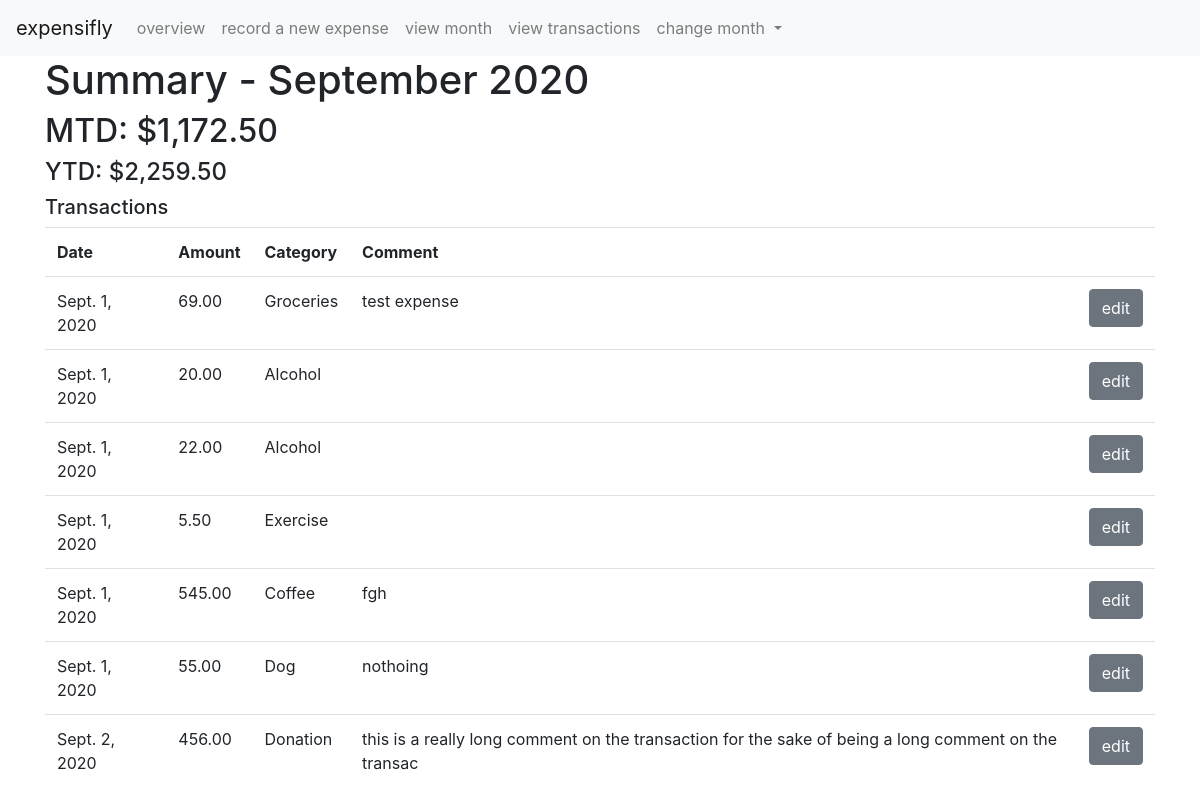
The app's page /view/, older data.
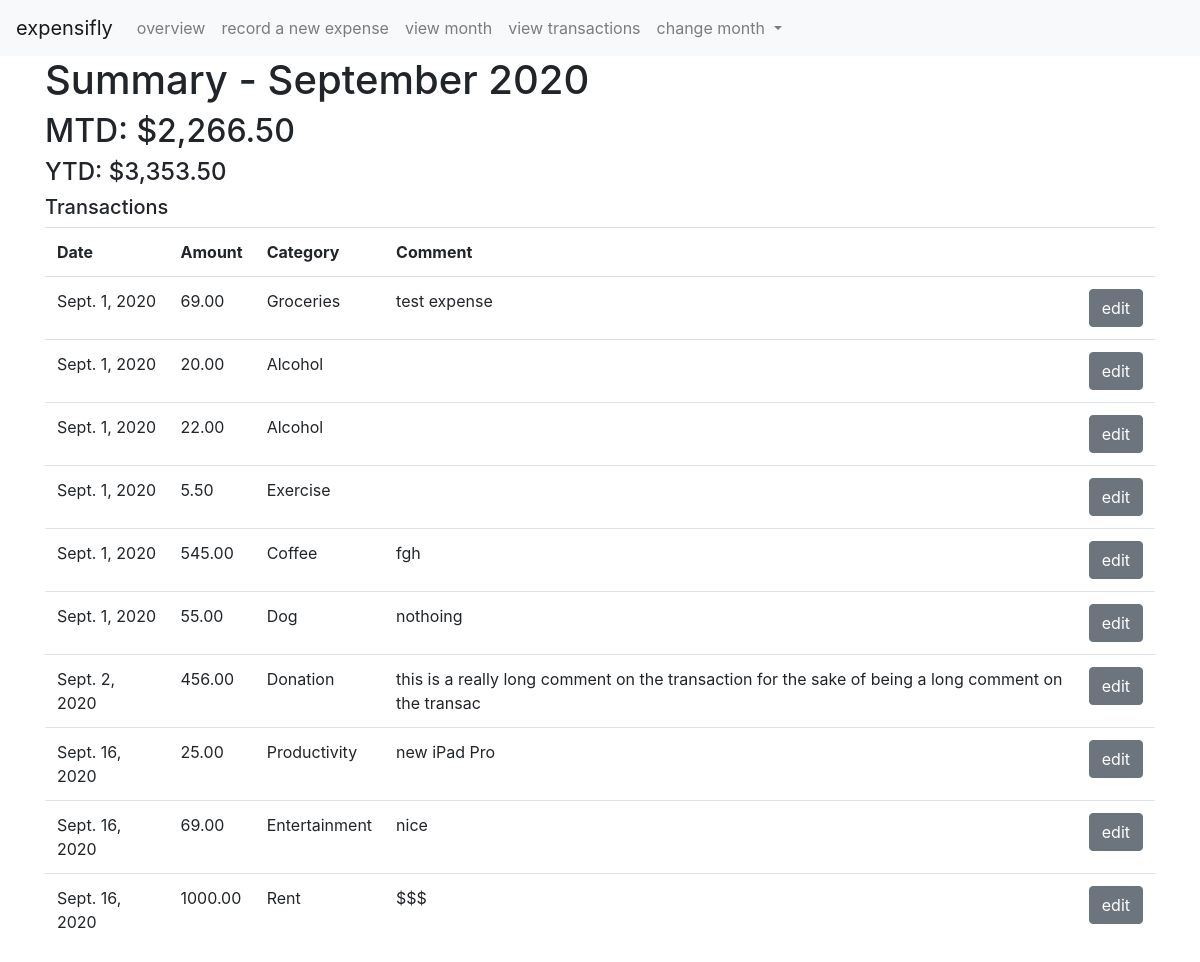
The same page, newer data.
### record/models.py (models this page shows, shortened)
class Expense(models.Model):
    timestamp = models.DateTimeField(auto_now_add=True)
    amount = models.DecimalField(max_digits=12, decimal_places=2)
    date = models.DateField(default=timezone.now)
    category = models.ForeignKey(Category, on_delete=models.DO_NOTHING)
    method = models.ForeignKey(Method, on_delete=models.DO_NOTHING)
    comment = models.CharField(max_length=100, blank=True)
    tag = models.CharField(max_length=50, blank=True)
    class Meta:
        ordering = ['date']

class Category(models.Model):
    category = models.CharField(max_length=50)
    class Meta:
        ordering = ['category']
    def __str__(self):
        return self.category

### record/views.py (the view)
# urls.py: path('view/', views.view_tx, name='view'),
def view_tx(request, year=date.today().year, month=date.today().month):
    context = get_spending()
    return render(request, 'record/tx_list.html', context=context)

### record/helpers.py (called while the page is built)
def get_spending(year=date.today().year, month=date.today().month):
    selected_date = date(year, month, 1)
    tx_year = Expense.objects.filter(date__year=year)
    tx_month = tx_year.filter(date__month=month)
    total_year, total_month = tx_year.aggregate(Sum('amount')), tx_month.aggregate(Sum('amount'))
    totals = {'year': format(round(total_year['amount__sum'],2), ',.2f'), 'month': format(round(total_month['amount__sum'], 2), ',.2f')}
    top_cats = tx_month.values('category__category').annotate(Sum('amount')).order_by('-amount')[:3]
    months = Expense.objects.dates('date', 'month')
    context = {"selected_date": selected_date, "tx": tx_month, "totals": totals, 'top_cats': top_cats, 'months': months}
    return context

### record/templates/record/tx_list.html
{% extends "record/base.html" %}
{% block body %}
  <div class="container">
    <h1>Summary - {{ selected_date|date:"F Y" }}</h1>
    <h2>MTD: ${{ totals.month }}</h2>
    <h4>YTD: ${{ totals.year }}</h4>
    <h5>Transactions</h5>
    <table class="table table-hover">
      <tr>
        <th scope="col">Date</th>
        <th scope="col">Amount</th>
        <th scope="col">Category</th>
        <th scope="col">Comment</th>
        <th scope="col"></th>
      </tr>
      {% for item in tx %}
        <tr>
          <td>{{ item.date }}</td>
          <td>{{ item.amount }}</td>
          <td>{{ item.category }}</td>
          <td>{{ item.comment }}</td>
          <td><a href="#" class="btn btn-secondary">edit</a></td>
        </tr>
      {% endfor %}
    </table>
  </div>
{% endblock %}

### record/templates/record/base.html (shortened to what this page needs)
<!DOCTYPE html>
{% load static %}
<html>
  <head>
    <link rel="stylesheet" href="https://stackpath.bootstrapcdn.com/bootstrap/4.5.2/css/bootstrap.min.css">
    <link rel="stylesheet" href="{% static "record/main.css" %}"
  </head>
  <body>
    <nav class="navbar sticky-top navbar-expand-lg navbar-light bg-light">
      <a class="navbar-brand" href="#">expensifly</a>
      <div class="collapse navbar-collapse" id="navbarNav">
        <ul class="navbar-nav">
          <li class="nav-item">
            <a href="/" class="nav-link">overview</a>
          </li>
          <li class="nav-item">
            <a href="/record" class="nav-link">record a new expense</a>
          </li>
          <li class="nav-item">
            <a href="#" class="nav-link">view month</a>
          </li>
          <li class ="nav-item">
            <a href="/view" class="nav-link">view transactions</a>
          </li>
          <li class="nav-item dropdown">
            <a class="nav-link dropdown-toggle" href="#" id="navbarDropdownMenuLink" role="button" data-toggle="dropdown" aria-haspopup="true" aria-expanded="false">
              change month
            </a>
        </ul>
      </div>
    </nav>
    {% block body %}
    {% endblock %}
  </body>
</html>

Row changes from the older to the newer data that the page shows:
added Expense: date "Sept. 16, 2020", amount "25.00", category "Productivity", comment "new iPad Pro"
added Expense: date "Sept. 16, 2020", amount "69.00", category "Entertainment", comment "nice"
added Expense: date "Sept. 16, 2020", amount "1000.00", category "Rent", comment "$$$"
Text that changed along with them:
{{ totals.month }}: "1,172.50" → "2,266.50"
{{ totals.year }}: "2,259.50" → "3,353.50"
